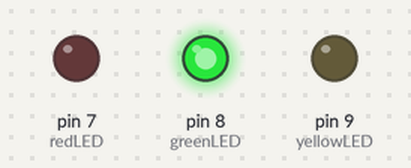
This sketch was run on a simulated Arduino Uno, built with avr-gcc and run on an emulated ATmega328P. On the bench: output pins drawn as LEDs (lit = HIGH).

Above: at 3.0 s.
At 6.12 s:
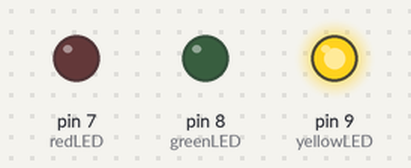
At 8.87 s:
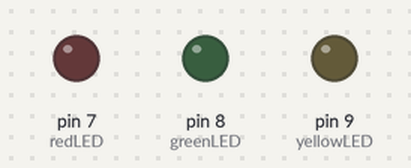
At 11.81 s:
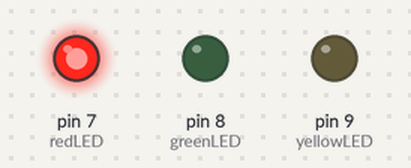
Timing chart, 0 to 15.6 s (numbered marks = the images above):
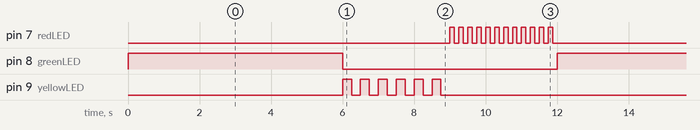

The sketch:

lgt_ctrl.ino
```cpp
// Traffic Light Controller with Three Separate LEDs
int greenLED = 8;   // Green LED on Pin 5
int yellowLED = 9;  // Yellow LED on Pin 6
int redLED = 7;     // Red LED on Pin 7

int blinkRate = 500;   // Base blink rate for Yellow (ms)
unsigned long previousTime = 0;

void setup() {
  pinMode(greenLED, OUTPUT);
  pinMode(yellowLED, OUTPUT);
  pinMode(redLED, OUTPUT);
}

void loop() {
  // GREEN: LED ON CONSTANTLY
  digitalWrite(greenLED, HIGH);
  digitalWrite(yellowLED, LOW);
  digitalWrite(redLED, LOW);
  delay(6000); // Green light duration (6 seconds)

  // YELLOW: Blink at Rate_1 (500ms)
  for (int i = 0; i < 6; i++) {
    digitalWrite(greenLED, LOW);
    digitalWrite(yellowLED, HIGH);
    delay(blinkRate / 2);
    digitalWrite(yellowLED, LOW);
    delay(blinkRate / 2);
  }

  // RED: Blink at 2 * Rate_1 (250ms)
  for (int i = 0; i < 12; i++) {
    digitalWrite(redLED, HIGH);
    delay(blinkRate / 4);
    digitalWrite(redLED, LOW);
    delay(blinkRate / 4);
  }
}
```

Measured:
- by itself, pin 7 (redLED): moves between LOW and HIGH, repeating every 12.0 s
- by itself, pin 8 (greenLED): alternates HIGH for 6.0 s and LOW for 6.0 s
- by itself, pin 9 (yellowLED): repeats every 12.0 s: 5 × (LOW 0.25 s, HIGH 0.25 s), LOW 9.3 s, HIGH 0.25 s
